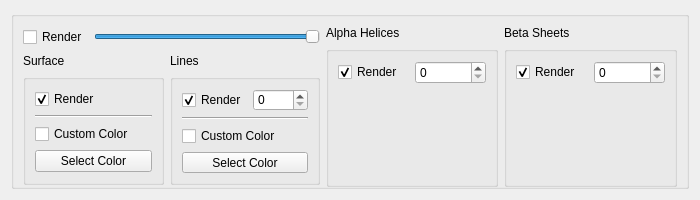
<?xml version="1.0" encoding="UTF-8"?>
<ui version="4.0">
 <class>SecondaryStructureRenderingPropertiesBase</class>
 <widget class="QWidget" name="SecondaryStructureRenderingPropertiesBase">
  <property name="geometry">
   <rect>
    <x>0</x>
    <y>0</y>
    <width>700</width>
    <height>200</height>
   </rect>
  </property>
  <property name="minimumSize">
   <size>
    <width>0</width>
    <height>200</height>
   </size>
  </property>
  <property name="maximumSize">
   <size>
    <width>16777215</width>
    <height>206</height>
   </size>
  </property>
  <property name="windowTitle">
   <string>SecondaryStructureRenderingPropertiesBase</string>
  </property>
  <layout class="QGridLayout" name="gridLayout">
   <item row="0" column="0">
    <widget class="QGroupBox" name="m_groupBox_Base">
     <layout class="QGridLayout" name="gridLayout_7">
      <item row="0" column="0" rowspan="2" colspan="2">
       <layout class="QGridLayout" name="gridLayout_2">
        <item row="0" column="0">
         <widget class="QCheckBox" name="m_RenderCheckBox">
          <property name="text">
           <string>Render</string>
          </property>
         </widget>
        </item>
        <item row="0" column="1">
         <widget class="QSlider" name="m_TransparencySlider">
          <property name="value">
           <number>99</number>
          </property>
          <property name="orientation">
           <enum>Qt::Horizontal</enum>
          </property>
         </widget>
        </item>
       </layout>
      </item>
      <item row="0" column="2">
       <widget class="QLabel" name="label_3">
        <property name="text">
         <string>Alpha Helices</string>
        </property>
       </widget>
      </item>
      <item row="0" column="3">
       <widget class="QLabel" name="label_4">
        <property name="text">
         <string>Beta Sheets</string>
        </property>
       </widget>
      </item>
      <item row="1" column="2" rowspan="3">
       <widget class="QGroupBox" name="groupBox_3">
        <property name="minimumSize">
         <size>
          <width>171</width>
          <height>141</height>
         </size>
        </property>
        <property name="maximumSize">
         <size>
          <width>173</width>
          <height>16777215</height>
         </size>
        </property>
        <layout class="QGridLayout" name="gridLayout_9">
         <item row="0" column="0">
          <layout class="QGridLayout" name="gridLayout_8">
           <item row="0" column="0">
            <layout class="QGridLayout" name="gridLayout_3">
             <item row="0" column="0">
              <widget class="QCheckBox" name="m_RenderAlphaCheckBox">
               <property name="text">
                <string>Render</string>
               </property>
               <property name="checked">
                <bool>true</bool>
               </property>
              </widget>
             </item>
             <item row="0" column="1">
              <widget class="QSpinBox" name="m_SecondaryStructureAlphaSpinBox"/>
             </item>
            </layout>
           </item>
           <item row="1" column="0">
            <widget class="QWidget" name="m_AlphaHistogram" native="true">
             <property name="minimumSize">
              <size>
               <width>151</width>
               <height>91</height>
              </size>
             </property>
            </widget>
           </item>
          </layout>
         </item>
        </layout>
       </widget>
      </item>
      <item row="1" column="3" rowspan="3">
       <widget class="QGroupBox" name="groupBox_4">
        <property name="minimumSize">
         <size>
          <width>171</width>
          <height>141</height>
         </size>
        </property>
        <property name="maximumSize">
         <size>
          <width>173</width>
          <height>16777215</height>
         </size>
        </property>
        <layout class="QGridLayout" name="gridLayout_10">
         <item row="0" column="0">
          <layout class="QGridLayout" name="gridLayout_4">
           <item row="0" column="0">
            <widget class="QCheckBox" name="m_RenderBetaCheckBox">
             <property name="text">
              <string>Render</string>
             </property>
             <property name="checked">
              <bool>true</bool>
             </property>
            </widget>
           </item>
           <item row="0" column="1">
            <widget class="QSpinBox" name="m_SecondaryStructureBetaSpinBox"/>
           </item>
           <item row="1" column="0" colspan="2">
            <widget class="QWidget" name="m_BetaHistogram" native="true">
             <property name="minimumSize">
              <size>
               <width>151</width>
               <height>91</height>
              </size>
             </property>
            </widget>
           </item>
          </layout>
         </item>
        </layout>
       </widget>
      </item>
      <item row="2" column="0">
       <widget class="QLabel" name="label">
        <property name="text">
         <string>Surface</string>
        </property>
       </widget>
      </item>
      <item row="2" column="1">
       <widget class="QLabel" name="label_2">
        <property name="text">
         <string>Lines</string>
        </property>
       </widget>
      </item>
      <item row="3" column="0">
       <widget class="QGroupBox" name="groupBox">
        <property name="minimumSize">
         <size>
          <width>141</width>
          <height>111</height>
         </size>
        </property>
        <layout class="QGridLayout" name="gridLayout_6">
         <item row="0" column="0">
          <widget class="QCheckBox" name="m_RenderSecondaryStructureCheckBox">
           <property name="text">
            <string>Render</string>
           </property>
           <property name="checked">
            <bool>true</bool>
           </property>
          </widget>
         </item>
         <item row="1" column="0">
          <widget class="Line" name="line">
           <property name="orientation">
            <enum>Qt::Horizontal</enum>
           </property>
          </widget>
         </item>
         <item row="2" column="0">
          <widget class="QCheckBox" name="m_SecondaryStructureColorCheckBox">
           <property name="text">
            <string>Custom Color</string>
           </property>
          </widget>
         </item>
         <item row="3" column="0">
          <widget class="QPushButton" name="m_SecondaryStructureColorPushButton">
           <property name="text">
            <string>Select Color</string>
           </property>
          </widget>
         </item>
        </layout>
       </widget>
      </item>
      <item row="3" column="1">
       <widget class="QGroupBox" name="groupBox_2">
        <property name="minimumSize">
         <size>
          <width>150</width>
          <height>111</height>
         </size>
        </property>
        <layout class="QGridLayout" name="gridLayout_5">
         <item row="0" column="0">
          <widget class="QCheckBox" name="m_RenderLinesCheckBox">
           <property name="text">
            <string>Render</string>
           </property>
           <property name="checked">
            <bool>true</bool>
           </property>
           <property name="autoRepeat">
            <bool>false</bool>
           </property>
          </widget>
         </item>
         <item row="0" column="1">
          <widget class="QSpinBox" name="m_LineThicknessSpinBox"/>
         </item>
         <item row="1" column="0" colspan="2">
          <widget class="Line" name="line_2">
           <property name="orientation">
            <enum>Qt::Horizontal</enum>
           </property>
          </widget>
         </item>
         <item row="2" column="0" colspan="2">
          <widget class="QCheckBox" name="m_LineColorCheckBox">
           <property name="text">
            <string>Custom Color</string>
           </property>
          </widget>
         </item>
         <item row="3" column="0" colspan="2">
          <widget class="QPushButton" name="m_LineColorPushButton">
           <property name="text">
            <string>Select Color</string>
           </property>
          </widget>
         </item>
        </layout>
       </widget>
      </item>
     </layout>
    </widget>
   </item>
  </layout>
 </widget>
 <customwidgets>
  <customwidget>
   <class>QGroupBox</class>
   <extends>QGroupBox</extends>
   <header>Qt3Support/QGroupBox</header>
   <container>1</container>
  </customwidget>
 </customwidgets>
 <resources/>
 <connections/>
</ui>
